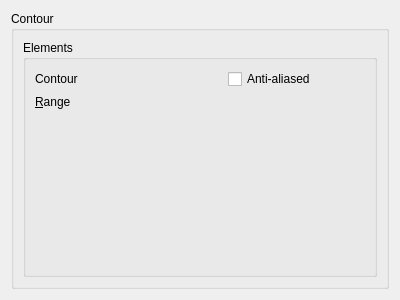
<?xml version="1.0" encoding="UTF-8"?>
<ui version="4.0">
 <class>WdgContour</class>
 <widget class="QWidget" name="WdgContour">
  <property name="geometry">
   <rect>
    <x>0</x>
    <y>0</y>
    <width>400</width>
    <height>300</height>
   </rect>
  </property>
  <property name="windowTitle">
   <string>Form</string>
  </property>
  <layout class="QGridLayout" name="gridLayout">
   <item row="0" column="0">
    <widget class="QGroupBox" name="groupBox">
     <property name="title">
      <string>Contour</string>
     </property>
     <layout class="QGridLayout" name="gridLayout_2">
      <item row="0" column="0">
       <widget class="QGroupBox" name="groupBox_2">
        <property name="title">
         <string>Elements</string>
        </property>
        <layout class="QFormLayout" name="formLayout">
         <item row="0" column="0">
          <widget class="QLabel" name="label_5">
           <property name="text">
            <string>Contour</string>
           </property>
          </widget>
         </item>
         <item row="0" column="1">
          <layout class="QHBoxLayout" name="horizontalLayout_2">
           <item>
            <widget class="KisCmbContour" name="cmbContour"/>
           </item>
           <item>
            <widget class="QCheckBox" name="chkAntiAliased">
             <property name="toolTip">
              <string>Smooth the contour</string>
             </property>
             <property name="text">
              <string>Anti-aliased</string>
             </property>
            </widget>
           </item>
          </layout>
         </item>
         <item row="1" column="0">
          <widget class="QLabel" name="label_6">
           <property name="text">
            <string>&amp;Range</string>
           </property>
           <property name="buddy">
            <cstring>intRange</cstring>
           </property>
          </widget>
         </item>
         <item row="1" column="1">
          <widget class="KisSliderSpinBox" name="intRange" native="true">
           <property name="toolTip">
            <string>Add noise to shadow</string>
           </property>
          </widget>
         </item>
        </layout>
       </widget>
      </item>
     </layout>
    </widget>
   </item>
  </layout>
 </widget>
 <customwidgets>
  <customwidget>
   <class>KisSliderSpinBox</class>
   <extends>QWidget</extends>
   <header location="global">kis_slider_spin_box.h</header>
   <container>1</container>
  </customwidget>
  <customwidget>
   <class>KisCmbContour</class>
   <extends>QWidget</extends>
   <header>kis_cmb_contour.h</header>
  </customwidget>
 </customwidgets>
 <resources/>
 <connections/>
</ui>
